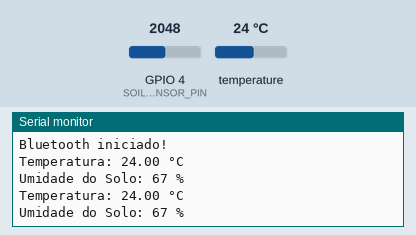
This sketch was run on a simulated ESP32. Shown: the last lines printed to the serial monitor. Inputs (shaded band) come from the test bench; at power-on: temperature 24 °C, GPIO 4 (SOIL_SENSOR_PIN) = 2048. Nothing arrives over Bluetooth unless stated.

Above: at 4.3 s.
4.4 s: temperature set to 12 °C
At 7.2 s:
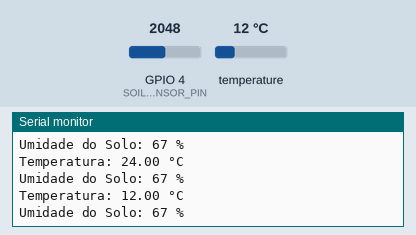
8.1 s: GPIO 4 (SOIL_SENSOR_PIN) set to 2866
At 10.5 s:
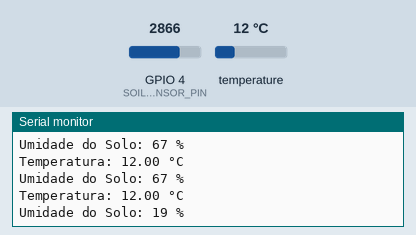
11.8 s: temperature set to 19 °C
At 12.5 s:
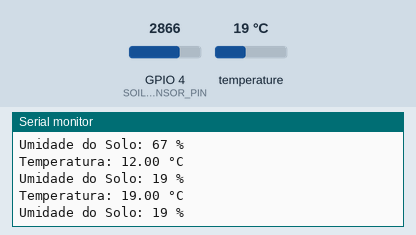
15.5 s: GPIO 4 (SOIL_SENSOR_PIN) set to 3603
At 17.9 s:
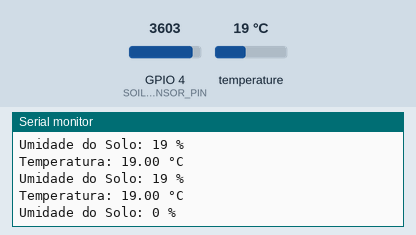
Timing chart, 0 to 19.4 s (numbered marks = the images above; inputs shaded):
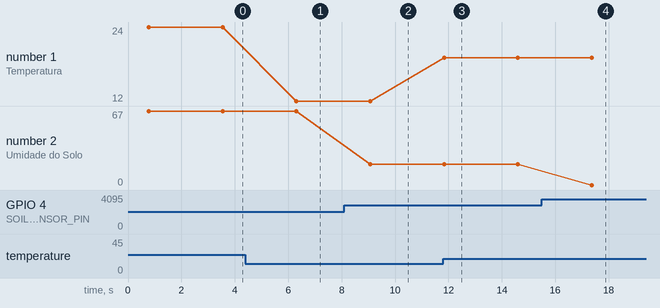

Measured:
- after the input at 4.4 s, the serial monitor: prints a new line after 1.9 s (image 1)
- after the input at 8.1 s, the serial monitor: prints a new line after 0.98 s (image 2)
- after the input at 11.8 s, the serial monitor: prints a new line at once (image 3)
- after the input at 15.5 s, the serial monitor: prints a new line after 1.9 s (image 4)
- plotted number 1: 24 → 12 after the input at 4.4 s
- plotted number 2: 67 → 19 after the input at 8.1 s, 19 → 0 after the input at 15.5 s

The sketch:

Bucket_main.ino
```cpp
// Bibliotecas dos sensores
#include <OneWire.h>
#include <DallasTemperature.h>

// Biblioteca Bluetooth do ESP32
#include "BluetoothSerial.h"

// Cria o objeto Bluetooth
BluetoothSerial SerialBT;

// Pinos dos sensores
#define ONE_WIRE_BUS 2
#define SOIL_SENSOR_PIN 4

// Inicializa o DS18B20
OneWire oneWire(ONE_WIRE_BUS);
DallasTemperature sensors(&oneWire);

// Valores de calibração
const int SOLO_SECO = 3200;
const int SOLO_UMIDO = 1500;

void setup() {

  // Monitor Serial
  Serial.begin(115200);

  // Inicia o Bluetooth
  SerialBT.begin("ESP32_Composteira");

  // Inicializa o sensor de temperatura
  sensors.begin();

  Serial.println("Bluetooth iniciado!");
}

void loop() {

  // Leitura da temperatura
  sensors.requestTemperatures();
  float temperatura = sensors.getTempCByIndex(0);

  // Leitura da umidade do solo
  int leitura = analogRead(SOIL_SENSOR_PIN);

  int umidadeSolo = map(leitura, SOLO_SECO, SOLO_UMIDO, 0, 100);
  umidadeSolo = constrain(umidadeSolo, 0, 100);

  // ===== Monitor Serial =====
  Serial.print("Temperatura: ");
  Serial.print(temperatura);
  Serial.println(" °C");

  Serial.print("Umidade do Solo: ");
  Serial.print(umidadeSolo);
  Serial.println(" %");

  // ===== Bluetooth =====
  SerialBT.print("Temperatura: ");
  SerialBT.print(temperatura);
  SerialBT.println(" °C");

  SerialBT.print("Umidade do Solo: ");
  SerialBT.print(umidadeSolo);
  SerialBT.println(" %");

  SerialBT.println("-----------------------");

  delay(2000);
}
```
